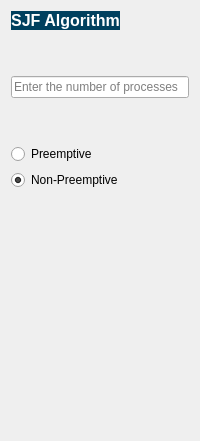
                  <widget class="QWidget" name="page_2">
                   <layout class="QVBoxLayout" name="verticalLayout_2">
                    <item>
                     <widget class="QLabel" name="label_4">
                      <property name="sizePolicy">
                       <sizepolicy hsizetype="Fixed" vsizetype="Fixed">
                        <horstretch>0</horstretch>
                        <verstretch>0</verstretch>
                       </sizepolicy>
                      </property>
                      <property name="font">
                       <font>
                        <pointsize>12</pointsize>
                        <weight>75</weight>
                        <bold>true</bold>
                       </font>
                      </property>
                      <property name="styleSheet">
                       <string notr="true">background-color: rgb(0, 64, 94);
border:none;
border-color: rgb(153, 153, 153);

</string>
                      </property>
                      <property name="text">
                       <string>&lt;html&gt;&lt;head/&gt;&lt;body&gt;&lt;p align=&quot;center&quot;&gt;&lt;span style=&quot; color:#ffffff;&quot;&gt;SJF Algorithm&lt;/span&gt;&lt;/p&gt;&lt;/body&gt;&lt;/html&gt;</string>
                      </property>
                      <property name="textFormat">
                       <enum>Qt::RichText</enum>
                      </property>
                     </widget>
                    </item>
                    <item>
                     <spacer name="verticalSpacer_17">
                      <property name="orientation">
                       <enum>Qt::Vertical</enum>
                      </property>
                      <property name="sizeHint" stdset="0">
                       <size>
                        <width>20</width>
                        <height>40</height>
                       </size>
                      </property>
                     </spacer>
                    </item>
                    <item>
                     <widget class="QLineEdit" name="process_no_2">
                      <property name="sizePolicy">
                       <sizepolicy hsizetype="Maximum" vsizetype="Preferred">
                        <horstretch>0</horstretch>
                        <verstretch>0</verstretch>
                       </sizepolicy>
                      </property>
                      <property name="maximumSize">
                       <size>
                        <width>300</width>
                        <height>16777215</height>
                       </size>
                      </property>
                      <property name="styleSheet">
                       <string notr="true">font: 75  9pt &quot;MS Shell Dlg 2&quot;;


	color: rgb(0, 0, 0);</string>
                      </property>
                      <property name="text">
                       <string/>
                      </property>
                      <property name="placeholderText">
                       <string>Enter the number of processes</string>
                      </property>
                     </widget>
                    </item>
                    <item>
                     <spacer name="verticalSpacer_19">
                      <property name="orientation">
                       <enum>Qt::Vertical</enum>
                      </property>
                      <property name="sizeHint" stdset="0">
                       <size>
                        <width>20</width>
                        <height>40</height>
                       </size>
                      </property>
                     </spacer>
                    </item>
                    <item>
                     <widget class="QRadioButton" name="preemptive_1">
                      <property name="styleSheet">
                       <string notr="true">
	font: 75  10pt bold &quot;Perpetua Titling MT&quot;;
color: rgb(0, 0, 0);
</string>
                      </property>
                      <property name="text">
                       <string>Preemptive</string>
                      </property>
                      <property name="checked">
                       <bool>false</bool>
                      </property>
                     </widget>
                    </item>
                    <item>
                     <widget class="QRadioButton" name="non_preemptive_1">
                      <property name="styleSheet">
                       <string notr="true">	font: 75  10pt bold &quot;Perpetua Titling MT&quot;;
color: rgb(0, 0, 0);</string>
                      </property>
                      <property name="text">
                       <string>Non-Preemptive</string>
                      </property>
                      <property name="checked">
                       <bool>true</bool>
                      </property>
                     </widget>
                    </item>
                    <item>
                     <spacer name="verticalSpacer_23">
                      <property name="orientation">
                       <enum>Qt::Vertical</enum>
                      </property>
                      <property name="sizeHint" stdset="0">
                       <size>
                        <width>20</width>
                        <height>40</height>
                       </size>
                      </property>
                     </spacer>
                    </item>
                    <item>
                     <spacer name="verticalSpacer_22">
                      <property name="orientation">
                       <enum>Qt::Vertical</enum>
                      </property>
                      <property name="sizeHint" stdset="0">
                       <size>
                        <width>20</width>
                        <height>40</height>
                       </size>
                      </property>
                     </spacer>
                    </item>
                    <item>
                     <spacer name="verticalSpacer_21">
                      <property name="orientation">
                       <enum>Qt::Vertical</enum>
                      </property>
                      <property name="sizeHint" stdset="0">
                       <size>
                        <width>20</width>
                        <height>40</height>
                       </size>
                      </property>
                     </spacer>
                    </item>
                    <item>
                     <spacer name="verticalSpacer_20">
                      <property name="orientation">
                       <enum>Qt::Vertical</enum>
                      </property>
                      <property name="sizeHint" stdset="0">
                       <size>
                        <width>20</width>
                        <height>40</height>
                       </size>
                      </property>
                     </spacer>
                    </item>
                    <item>
                     <spacer name="verticalSpacer_18">
                      <property name="orientation">
                       <enum>Qt::Vertical</enum>
                      </property>
                      <property name="sizeHint" stdset="0">
                       <size>
                        <width>20</width>
                        <height>40</height>
                       </size>
                      </property>
                     </spacer>
                    </item>
                    <item>
                     <spacer name="verticalSpacer_16">
                      <property name="orientation">
                       <enum>Qt::Vertical</enum>
                      </property>
                      <property name="sizeHint" stdset="0">
                       <size>
                        <width>20</width>
                        <height>40</height>
                       </size>
                      </property>
                     </spacer>
                    </item>
                   </layout>
                  </widget>
